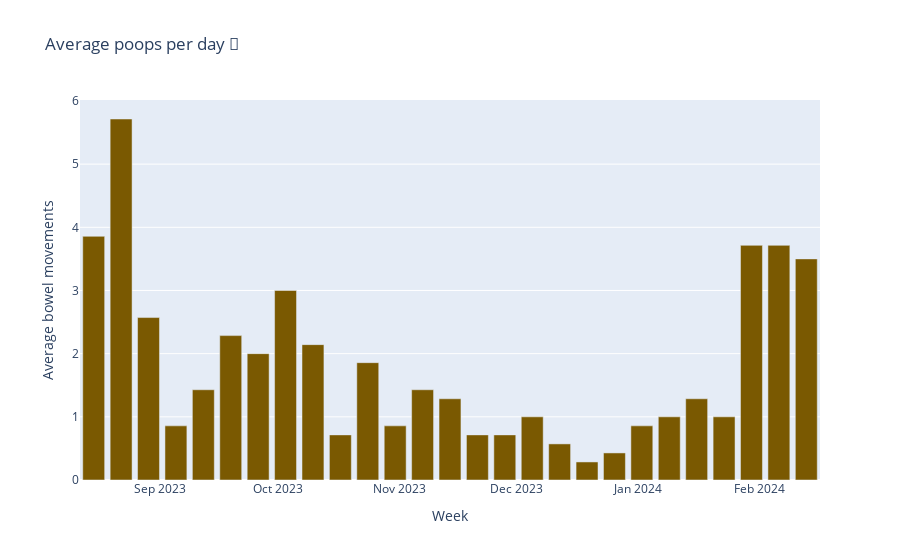

Notebook source saved alongside this figure:
### Markdown cell above
Plot the data on a bar chart:

### Code cell
x = df_poops_per_week_avg['time']
y = df_poops_per_week_avg['solid']

fig = go.Figure()
fig.add_trace(go.Bar(
                    y=y,
                    x=x,
              marker_color='#7A5901'
))
fig.update_layout(bargap=0.2, title_text='Average poops per day 💩', yaxis_title='Average bowel movements',
                   xaxis_title='Week')
fig.show()

### Figure 1 — Plotly figure (JSON) as saved in the notebook; plotly's stock layout.template omitted (floating-point values rounded to 4 significant figures)
{"data": [{"marker": {"color": "#7A5901"}, "type": "bar", "x": ["2023-08-15T00:00:00", "2023-08-22T00:00:00", "2023-08-29T00:00:00", "2023-09-05T00:00:00", "2023-09-12T00:00:00", "2023-09-19T00:00:00", "2023-09-26T00:00:00", "2023-10-03T00:00:00", "2023-10-10T00:00:00", "2023-10-17T00:00:00", "2023-10-24T00:00:00", "2023-10-31T00:00:00", "2023-11-07T00:00:00", "2023-11-14T00:00:00", "2023-11-21T00:00:00", "2023-11-28T00:00:00", "2023-12-05T00:00:00", "2023-12-12T00:00:00", "2023-12-19T00:00:00", "2023-12-26T00:00:00", "2024-01-02T00:00:00", "2024-01-09T00:00:00", "2024-01-16T00:00:00", "2024-01-23T00:00:00", "2024-01-30T00:00:00", "2024-02-06T00:00:00", "2024-02-13T00:00:00"], "y": [3.857, 5.714, 2.571, 0.8571, 1.429, 2.286, 2, 3, 2.143, 0.7143, 1.857, 0.8571, 1.429, 1.286, 0.7143, 0.7143, 1, 0.5714, 0.2857, 0.4286, 0.8571, 1, 1.286, 1, 3.714, 3.714, 3.5]}], "layout": {"bargap": 0.2, "title": {"text": "Average poops per day 💩"}, "xaxis": {"title": {"text": "Week"}}, "yaxis": {"title": {"text": "Average bowel movements"}}}}
